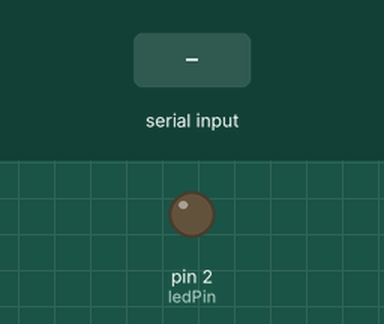
Recording of a sketch running on a simulated Arduino Uno, built with avr-gcc and run on an emulated ATmega328P. On the bench: output pins drawn as LEDs (lit = HIGH). The test bench sets the inputs (shaded band).

Above: at 1.2 s.
1.3 s: "1" received over Serial
At 2.5 s:
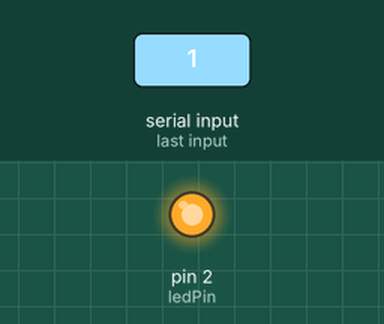
2.8 s: "0" received over Serial
At 3.9 s:
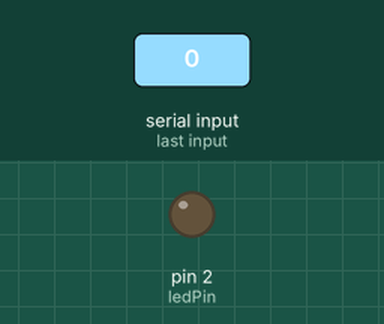
Timing chart, 0 to 5.8 s (numbered marks = the images above; inputs shaded):
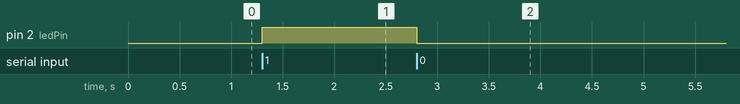

Measured:
- after the input at 1.3 s, pin 2 (ledPin): LOW → HIGH at once
- after the input at 2.8 s, pin 2 (ledPin): HIGH → LOW at once

The sketch:

toggle-led.ino
```cpp
int ledPin = 2;

void setup() {
  pinMode(ledPin, OUTPUT);
  Serial.begin(9600);
}

void loop() {
  if (Serial.available() > 0) {
    char command = Serial.read();
    if (command == '1') {
      digitalWrite(ledPin, HIGH);
    } else if (command == '0') {
      digitalWrite(ledPin, LOW);
    }
  }
}
```
